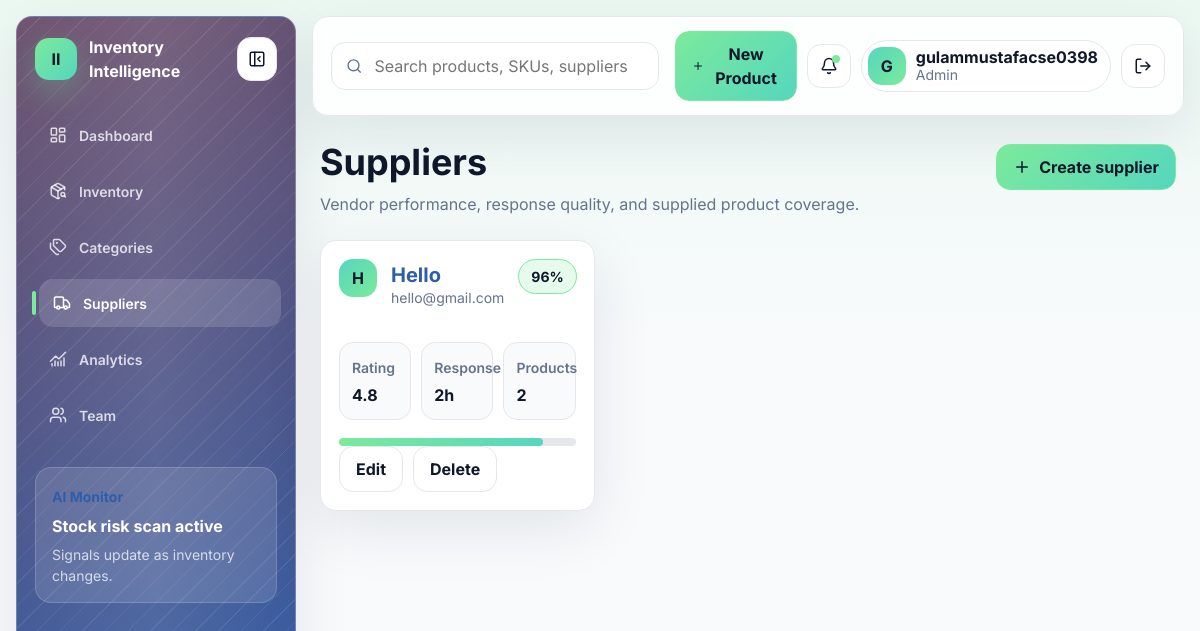
Screenshot of /suppliers/ (signed in) with the database file from the repository.
### app/models.py (models this page shows, shortened)
class User(UserMixin, db.Model):
    id = db.Column(db.Integer, primary_key=True)
    username = db.Column(db.String(80), unique=True, nullable=False, index=True)
    email = db.Column(db.String(255), unique=True, nullable=False, index=True)
    password_hash = db.Column(db.String(255), nullable=False)
    role_id = db.Column(db.Integer, db.ForeignKey("role.id"), nullable=False)
    created_at = db.Column(db.DateTime(timezone=True), default=utc_now, nullable=False)
    role = db.relationship("Role", back_populates="users")
    @property
    def role_name(self):
        return self.role.name if self.role else ""
    def has_role(self, *roles):
        return self.role_name in roles
    notifications = db.relationship("Notification", back_populates="user", lazy=True)

class Role(db.Model):
    id = db.Column(db.Integer, primary_key=True)
    name = db.Column(db.String(50), unique=True, nullable=False)
    users = db.relationship("User", back_populates="role", lazy=True)

class Supplier(db.Model):
    id = db.Column(db.Integer, primary_key=True)
    name = db.Column(db.String(160), nullable=False, index=True)
    email = db.Column(db.String(255), nullable=True)
    phone = db.Column(db.String(40), nullable=True)
    address = db.Column(db.Text, nullable=True)
    products = db.relationship("Product", back_populates="supplier", lazy=True)

### app/suppliers/routes.py (the view)
@bp.route("/")
@roles_required("Admin", "Manager")
def index():
    suppliers = Supplier.query.order_by(Supplier.name).all()
    return render_template("suppliers/index.html", suppliers=suppliers)

### app/models.py (called while the page is built)
@login_manager.user_loader
def load_user(user_id):
    return db.session.get(User, int(user_id))

### app/templates/suppliers/index.html (shortened to what this page needs)
{% extends "base.html" %}
{% block content %}
<div class="page-heading">
  <div>
    <h1>Suppliers</h1>
    <p class="muted">Vendor performance, response quality, and supplied product coverage.</p>
  </div>
  <a class="btn btn-primary" href="{{ url_for('suppliers.create') }}"><i data-lucide="plus"></i>Create supplier</a>
</div>
<div class="supplier-grid">
  {% for supplier in suppliers %}
  <article class="supplier-card">
    <div class="supplier-top">
      <div class="avatar">{{ supplier.name[0]|upper }}</div>
      <div><h2><a href="{{ url_for('suppliers.detail', supplier_id=supplier.id) }}">{{ supplier.name }}</a></h2><p>{{ supplier.email or "No email" }}</p></div>
      <span class="status-pill success">96%</span>
    </div>
    <div class="supplier-stats">
      <div><span>Rating</span><strong>4.8</strong></div>
      <div><span>Response</span><strong>2h</strong></div>
      <div><span>Products</span><strong>{{ supplier.products|length }}</strong></div>
    </div>
    <div class="score-line"><span style="width: 86%"></span></div>
    <div class="product-actions">
      <a class="btn btn-outline-primary" href="{{ url_for('suppliers.edit', supplier_id=supplier.id) }}">Edit</a>
      <button class="btn btn-outline-danger" data-bs-toggle="modal" data-bs-target="#deleteSupplier{{ supplier.id }}">Delete</button>
    </div>
  </article>
  {% else %}
  <div class="empty-state"><i data-lucide="truck"></i><strong>No suppliers found</strong><span>Add a supplier to unlock replenishment workflows.</span></div>
  {% endfor %}
</div>
{% endblock %}

### app/templates/base.html (shortened to what this page needs)
<!doctype html>
<html lang="en">
<head>
  <link href="https://cdn.jsdelivr.net/npm/bootstrap@5.3.3/dist/css/bootstrap.min.css" rel="stylesheet">
  <link rel="stylesheet" href="{{ url_for('static', filename='css/styles.css') }}">
</head>
<body>
  {% if current_user.is_authenticated %}
  <div class="app-shell">
    <aside class="sidebar">
      <div class="brand-wrap">
        <a class="brand" href="{{ url_for('dashboard.index') }}">
          <span class="brand-mark">II</span>
          <span class="brand-copy">Inventory Intelligence</span>
        </a>
        <button class="icon-btn sidebar-toggle" type="button" aria-label="Collapse sidebar" data-sidebar-toggle>
          <i data-lucide="panel-left-close"></i>
        </button>
      </div>
      <nav class="nav flex-column sidebar-nav">
        <a class="nav-link {% if request.endpoint and request.endpoint.startswith('dashboard.index') %}active{% endif %}" href="{{ url_for('dashboard.index') }}"><i data-lucide="layout-dashboard"></i><span>Dashboard</span></a>
        <a class="nav-link {% if request.endpoint and request.endpoint.startswith('inventory') %}active{% endif %}" href="{{ url_for('inventory.index') }}"><i data-lucide="package-search"></i><span>Inventory</span></a>
        {% if current_user.has_role('Admin', 'Manager') %}
        <a class="nav-link {% if request.endpoint and request.endpoint.startswith('categories') %}active{% endif %}" href="{{ url_for('categories.index') }}"><i data-lucide="tags"></i><span>Categories</span></a>
        <a class="nav-link {% if request.endpoint and request.endpoint.startswith('suppliers') %}active{% endif %}" href="{{ url_for('suppliers.index') }}"><i data-lucide="truck"></i><span>Suppliers</span></a>
        <a class="nav-link {% if request.endpoint == 'dashboard.analytics' %}active{% endif %}" href="{{ url_for('dashboard.analytics') }}"><i data-lucide="chart-no-axes-combined"></i><span>Analytics</span></a>
        {% endif %}
        {% if current_user.has_role('Admin') %}
        <a class="nav-link {% if request.endpoint and request.endpoint.startswith('users') %}active{% endif %}" href="{{ url_for('users.index') }}"><i data-lucide="users"></i><span>Team</span></a>
        {% endif %}
      </nav>
      <div class="sidebar-card">
        <span class="eyebrow">AI Monitor</span>
        <strong>Stock risk scan active</strong>
        <p>Signals update as inventory changes.</p>
      </div>
    </aside>
    <main class="main-panel">
      <nav class="topbar">
        <form class="global-search" method="get" action="{{ url_for('inventory.index') }}">
          <i data-lucide="search"></i>
          <input name="q" placeholder="Search products, SKUs, suppliers">
        </form>
        <div class="topbar-actions">
          {% if current_user.has_role('Admin', 'Manager') %}
          <a class="btn btn-primary btn-soft" href="{{ url_for('inventory.create') }}"><i data-lucide="plus"></i><span>New Product</span></a>
          {% endif %}
          <div class="dropdown notification-dropdown">
            <button class="icon-btn" id="notificationToggle" type="button" data-bs-toggle="dropdown" aria-expanded="false" aria-label="Notifications">
              <i data-lucide="bell"></i>
              <span class="notify-dot" id="notificationBadge"></span>
            </button>
          </div>
          <div class="profile-chip">
            <span class="avatar">{{ current_user.username[0]|upper }}</span>
            <div>
              <strong>{{ current_user.username }}</strong>
              <small>{{ current_user.role_name }}</small>
            </div>
          </div>
          <form method="post" action="{{ url_for('auth.logout') }}">
            <button class="icon-btn" type="submit" aria-label="Logout"><i data-lucide="log-out"></i></button>
          </form>
        </div>
      </nav>
      <section class="content-wrap">
        {% block content %}{% endblock %}
      </section>
    </main>
  </div>
  {% else %}
  <main class="auth-page">
    {% include "partials/flash.html" %}
    {% block auth_content %}{% endblock %}
  </main>
  {% endif %}
</body>
</html>

### rows the page displays
User: username "G", username "gulammustafacse0398"
Role: role_name "Admin"
Supplier: name "H", name "Hello", email "hello@gmail.com", products|length "2"
